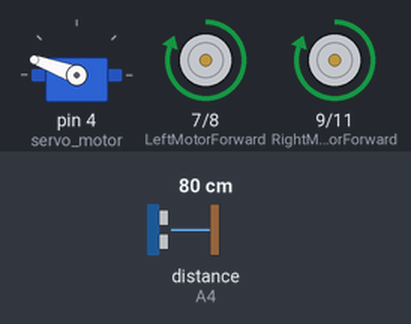
Bench run of a sketch on a simulated Arduino Uno, built with avr-gcc and run on an emulated ATmega328P. Parts: servo, motor-driver pin pairs drawn as motors (green arrow = first pin HIGH = forward, orange = second pin HIGH = backward, longer = more drive). The test bench sets the inputs (shaded band); at power-on: distance to the obstacle (sensor on A4) 80 cm. The echo pulse lasts 58.3 µs per cm.

Above: at 3.9 s.
4.0 s: distance to the obstacle (sensor on A4) set to 32 cm
5.5 s: distance to the obstacle (sensor on A4) set to 28 cm
At 6.8 s:
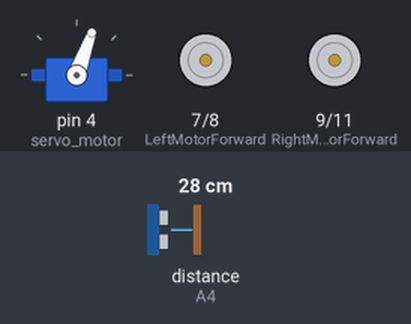
8.5 s: distance to the obstacle (sensor on A4) set to 35 cm
At 10.5 s:
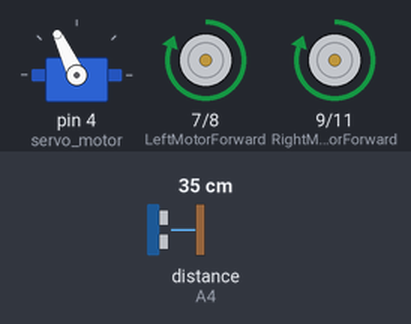
10.8 s: distance to the obstacle (sensor on A4) set to 2 cm
At 12.8 s:
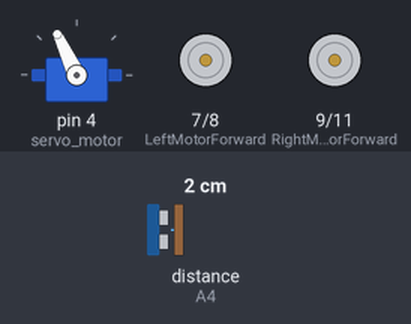
13.8 s: distance to the obstacle (sensor on A4) set to 60 cm
At 14.53 s:
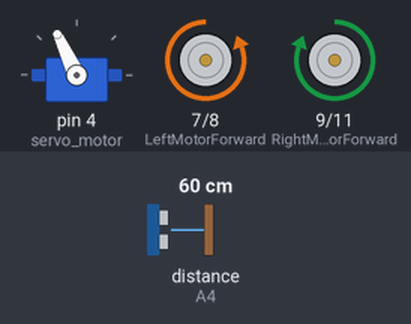
Timing chart, 0 to 16.8 s (numbered marks = the images above; inputs shaded):
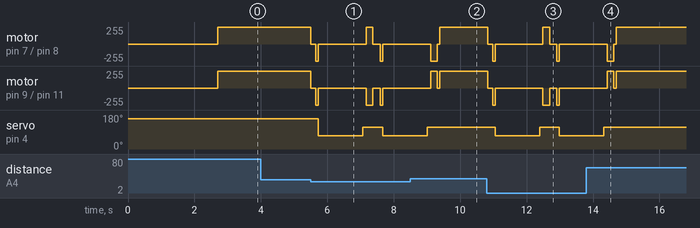

Measured:
- the behaviour switches between 31 and 30 cm on distance to the obstacle (sensor on A4) (found by bisection; images 0 and 1)
- after the input at 4.0 s, every drawn part: stays the same
- after the input at 5.5 s, motor on pin 9 (RightMotorForward) / pin 11 (RightMotorBackward): goes stopped 0.15 s, backward 255/255 0.07 s, stopped 1.4 s, backward 255/255 0.20 s, stopped 0.22 s, backward 255/255 0.07 s, then stopped, starting at once; servo on pin 4 (servo_motor): 160° → 70° after 0.23 s, → 115° 1.3 s later, → 70° 0.59 s later
- after the input at 8.5 s, servo on pin 4 (servo_motor): goes on until 9.0 s, then stays 115°
- after the input at 10.8 s, motor on pin 9 (RightMotorForward) / pin 11 (RightMotorBackward): goes stopped 0.15 s, backward 255/255 0.07 s, stopped 1.4 s, backward 255/255 0.20 s, stopped 0.22 s, backward 255/255 0.07 s, then stopped, starting at once; servo on pin 4 (servo_motor): 115° → 70° after 0.25 s, → 115° 1.3 s later, → 70° 0.59 s later
- after the input at 13.8 s, servo on pin 4 (servo_motor): goes on until 14.3 s, then stays 115°

The sketch:

Tranhvatcan.ino
```cpp
#include <Servo.h>          //Servo motor library. This is standard library
#include <NewPing.h>        //Ultrasonic sensor function library. You must install this library

//our L298N control pins
const int LeftMotorForward = 7;
const int LeftMotorBackward = 8;
const int RightMotorForward = 9;
const int RightMotorBackward = 11;
//Led and Buzzer
#define LED2 A1
#define LED1 A0
#define BUZ A3
//sensor pins
#define trig_pin A5 //analog input 1
#define echo_pin A4 //analog input 2

#define maximum_distance 200
boolean goesForward = false;
int distance = 100;
int Speed = 50;
NewPing sonar(trig_pin, echo_pin, maximum_distance); //sensor function
Servo servo_motor; //our servo name


void setup(){

  pinMode(RightMotorForward, OUTPUT);
  pinMode(LeftMotorForward, OUTPUT);
  pinMode(LeftMotorBackward, OUTPUT);
  pinMode(RightMotorBackward, OUTPUT);

  servo_motor.attach(4); //our servo pin

  servo_motor.write(160);
  delay(2000);
  distance = readPing();
  delay(100);
  distance = readPing();
  delay(100);
  distance = readPing();
  delay(100);
  distance = readPing();
  delay(100);
}

void loop(){
  digitalWrite(LED1, HIGH);
  digitalWrite(LED2, HIGH);
  int distanceRight = 0;
  int distanceLeft = 0;
  if (distance <= 30){
    moveStop();
    delay(50);
    moveBackward();
    delay(70);
    moveStop();
    distanceRight = lookRight();
    distanceLeft = lookLeft();

    if (distance >= distanceLeft){
      turnRight();
      moveStop();
    }
    else{
      turnLeft();
      moveStop();
    }
  }
  else{
    moveForward();
  }
    distance = readPing();
}

int lookRight(){
  servo_motor.write(70);
  delay(500);
  int distance = readPing();
  delay(100);
  servo_motor.write(115);
  return distance;
}

int lookLeft(){
  servo_motor.write(70);
  delay(500);
  int distance = readPing();
  delay(100);
  servo_motor.write(115);
  return distance;
  delay(100);
}

int readPing(){
  delay(70);
  int cm = sonar.ping_cm();
  if (cm==0){
    cm=250;
  }
  return cm;
}

void moveStop(){

  digitalWrite(RightMotorForward, LOW);
  digitalWrite(LeftMotorForward, LOW);
  digitalWrite(RightMotorBackward, LOW);
  digitalWrite(LeftMotorBackward, LOW);
}

void moveForward(){

  if(!goesForward){

    goesForward=true;

    digitalWrite(LeftMotorForward, Speed);
    digitalWrite(RightMotorForward, Speed);

    digitalWrite(LeftMotorBackward, LOW);
    digitalWrite(RightMotorBackward, LOW);
  }
}

void moveBackward(){

  goesForward=false;

  digitalWrite(BUZ, HIGH);   // turn the BUZ on (HIGH is the voltage level)
  delay(50);
  digitalWrite(BUZ, LOW);   // turn the LED on (HIGH is the voltage level)
  delay(50);

  digitalWrite(LeftMotorBackward, Speed);
  digitalWrite(RightMotorBackward, Speed);

  digitalWrite(LeftMotorForward, LOW);
  digitalWrite(RightMotorForward, LOW);

}

void turnRight(){

  digitalWrite(LED2, HIGH);   // turn the LED on (HIGH is the voltage level)
  delay(50);
  digitalWrite(LED2, LOW);   // turn the LED on (HIGH is the voltage level)
  delay(50);

  digitalWrite(LeftMotorForward, Speed);
  digitalWrite(RightMotorBackward, Speed);

  digitalWrite(LeftMotorBackward, LOW);
  digitalWrite(RightMotorForward, LOW);

  delay(200);

  digitalWrite(LeftMotorForward, Speed);
  digitalWrite(RightMotorForward, Speed);

  digitalWrite(LeftMotorBackward, LOW);
  digitalWrite(RightMotorBackward, LOW);


}

void turnLeft(){

  digitalWrite(LED1, HIGH);   // turn the LED on (HIGH is the voltage level)
  delay(50);
  digitalWrite(LED1, LOW);   // turn the LED on (HIGH is the voltage level)
  delay(50);

  digitalWrite(LeftMotorBackward, Speed);
  digitalWrite(RightMotorForward, Speed);

  digitalWrite(LeftMotorForward, LOW);
  digitalWrite(RightMotorBackward, LOW);

  delay(200);

  digitalWrite(LeftMotorForward, Speed);
  digitalWrite(RightMotorForward, Speed);

  digitalWrite(LeftMotorBackward, LOW);
  digitalWrite(RightMotorBackward, LOW);
}
```
